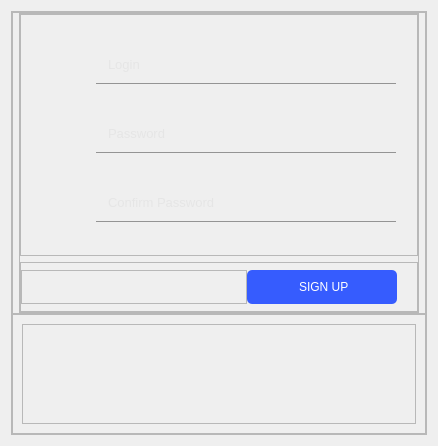
                  <widget class="QWidget" name="page_2">
                   <layout class="QGridLayout" name="gridLayout_16">
                    <item row="0" column="0">
                     <widget class="QFrame" name="frame_25">
                      <property name="frameShape">
                       <enum>QFrame::StyledPanel</enum>
                      </property>
                      <property name="frameShadow">
                       <enum>QFrame::Raised</enum>
                      </property>
                      <layout class="QGridLayout" name="gridLayout_23">
                       <property name="leftMargin">
                        <number>0</number>
                       </property>
                       <property name="topMargin">
                        <number>0</number>
                       </property>
                       <property name="rightMargin">
                        <number>0</number>
                       </property>
                       <property name="bottomMargin">
                        <number>0</number>
                       </property>
                       <property name="spacing">
                        <number>0</number>
                       </property>
                       <item row="0" column="0">
                        <widget class="QFrame" name="frame_26">
                         <property name="minimumSize">
                          <size>
                           <width>0</width>
                           <height>0</height>
                          </size>
                         </property>
                         <property name="maximumSize">
                          <size>
                           <width>16777215</width>
                           <height>250</height>
                          </size>
                         </property>
                         <property name="frameShape">
                          <enum>QFrame::StyledPanel</enum>
                         </property>
                         <property name="frameShadow">
                          <enum>QFrame::Raised</enum>
                         </property>
                        </widget>
                       </item>
                       <item row="1" column="0">
                        <widget class="QFrame" name="frame_30">
                         <property name="frameShape">
                          <enum>QFrame::StyledPanel</enum>
                         </property>
                         <property name="frameShadow">
                          <enum>QFrame::Raised</enum>
                         </property>
                         <layout class="QGridLayout" name="gridLayout_19">
                          <property name="leftMargin">
                           <number>0</number>
                          </property>
                          <property name="topMargin">
                           <number>0</number>
                          </property>
                          <property name="rightMargin">
                           <number>0</number>
                          </property>
                          <property name="bottomMargin">
                           <number>0</number>
                          </property>
                          <item row="0" column="1">
                           <widget class="QFrame" name="frame_31">
                            <property name="minimumSize">
                             <size>
                              <width>400</width>
                              <height>300</height>
                             </size>
                            </property>
                            <property name="maximumSize">
                             <size>
                              <width>400</width>
                              <height>300</height>
                             </size>
                            </property>
                            <property name="frameShape">
                             <enum>QFrame::StyledPanel</enum>
                            </property>
                            <property name="frameShadow">
                             <enum>QFrame::Raised</enum>
                            </property>
                            <layout class="QGridLayout" name="gridLayout_20">
                             <property name="leftMargin">
                              <number>0</number>
                             </property>
                             <property name="topMargin">
                              <number>0</number>
                             </property>
                             <property name="rightMargin">
                              <number>0</number>
                             </property>
                             <property name="bottomMargin">
                              <number>0</number>
                             </property>
                             <item row="0" column="0">
                              <widget class="QFrame" name="frame_32">
                               <property name="styleSheet">
                                <string notr="true">QLineEdit {
	background-color: transparent;
	border: 0;
	border-bottom: 1px solid #949494;
	padding: 10px;
	color: #dcdcdc;
}

QLineEdit:focus {
	border-bottom: 1px solid #dcdcdc;
}</string>
                               </property>
                               <property name="frameShape">
                                <enum>QFrame::StyledPanel</enum>
                               </property>
                               <property name="frameShadow">
                                <enum>QFrame::Raised</enum>
                               </property>
                               <layout class="QGridLayout" name="gridLayout_21">
                                <property name="leftMargin">
                                 <number>15</number>
                                </property>
                                <property name="topMargin">
                                 <number>0</number>
                                </property>
                                <property name="rightMargin">
                                 <number>15</number>
                                </property>
                                <property name="bottomMargin">
                                 <number>0</number>
                                </property>
                                <property name="spacing">
                                 <number>0</number>
                                </property>
                                <item row="2" column="2">
                                 <widget class="QLineEdit" name="lineEdit_6">
                                  <property name="minimumSize">
                                   <size>
                                    <width>300</width>
                                    <height>0</height>
                                   </size>
                                  </property>
                                  <property name="maximumSize">
                                   <size>
                                    <width>300</width>
                                    <height>16777215</height>
                                   </size>
                                  </property>
                                  <property name="font">
                                   <font>
                                    <family>Microsoft YaHei UI</family>
                                    <pointsize>10</pointsize>
                                   </font>
                                  </property>
                                  <property name="echoMode">
                                   <enum>QLineEdit::Password</enum>
                                  </property>
                                  <property name="placeholderText">
                                   <string>Confirm Password</string>
                                  </property>
                                 </widget>
                                </item>
                                <item row="1" column="0">
                                 <widget class="QLabel" name="label_4">
                                  <property name="minimumSize">
                                   <size>
                                    <width>50</width>
                                    <height>0</height>
                                   </size>
                                  </property>
                                  <property name="maximumSize">
                                   <size>
                                    <width>50</width>
                                    <height>16777215</height>
                                   </size>
                                  </property>
                                  <property name="text">
                                   <string/>
                                  </property>
                                  <property name="pixmap">
                                   <pixmap resource="images.qrc">:/icons/icons/padlock.png</pixmap>
                                  </property>
                                  <property name="alignment">
                                   <set>Qt::AlignCenter</set>
                                  </property>
                                 </widget>
                                </item>
                                <item row="1" column="2">
                                 <widget class="QLineEdit" name="lineEdit_5">
                                  <property name="minimumSize">
                                   <size>
                                    <width>300</width>
                                    <height>0</height>
                                   </size>
                                  </property>
                                  <property name="maximumSize">
                                   <size>
                                    <width>300</width>
                                    <height>16777215</height>
                                   </size>
                                  </property>
                                  <property name="font">
                                   <font>
                                    <family>Microsoft YaHei UI</family>
                                    <pointsize>10</pointsize>
                                   </font>
                                  </property>
                                  <property name="echoMode">
                                   <enum>QLineEdit::Password</enum>
                                  </property>
                                  <property name="placeholderText">
                                   <string>Password</string>
                                  </property>
                                 </widget>
                                </item>
                                <item row="0" column="0">
                                 <widget class="QLabel" name="label_5">
                                  <property name="minimumSize">
                                   <size>
                                    <width>50</width>
                                    <height>0</height>
                                   </size>
                                  </property>
                                  <property name="maximumSize">
                                   <size>
                                    <width>50</width>
                                    <height>16777215</height>
                                   </size>
                                  </property>
                                  <property name="text">
                                   <string/>
                                  </property>
                                  <property name="pixmap">
                                   <pixmap resource="images.qrc">:/icons/icons/user2.png</pixmap>
                                  </property>
                                  <property name="scaledContents">
                                   <bool>false</bool>
                                  </property>
                                  <property name="alignment">
                                   <set>Qt::AlignCenter</set>
                                  </property>
                                 </widget>
                                </item>
                                <item row="0" column="2">
                                 <widget class="QLineEdit" name="lineEdit_4">
                                  <property name="minimumSize">
                                   <size>
                                    <width>300</width>
                                    <height>0</height>
                                   </size>
                                  </property>
                                  <property name="maximumSize">
                                   <size>
                                    <width>300</width>
                                    <height>16777215</height>
                                   </size>
                                  </property>
                                  <property name="font">
                                   <font>
                                    <family>Microsoft YaHei UI</family>
                                    <pointsize>10</pointsize>
                                   </font>
                                  </property>
                                  <property name="placeholderText">
                                   <string>Login</string>
                                  </property>
                                 </widget>
                                </item>
                               </layout>
                              </widget>
                             </item>
                             <item row="1" column="0">
                              <widget class="QFrame" name="frame_33">
                               <property name="minimumSize">
                                <size>
                                 <width>0</width>
                                 <height>50</height>
                                </size>
                               </property>
                               <property name="maximumSize">
                                <size>
                                 <width>16777215</width>
                                 <height>50</height>
                                </size>
                               </property>
                               <property name="styleSheet">
                                <string notr="true">QPushButton {
	border: 0;
	background: #365CFE;
	padding: 10px 0;
	color: #ffffff;
	border-radius: 5px;
}

QPushButton:hover {
	background-color: #365CD8;
}</string>
                               </property>
                               <property name="frameShape">
                                <enum>QFrame::StyledPanel</enum>
                               </property>
                               <property name="frameShadow">
                                <enum>QFrame::Raised</enum>
                               </property>
                               <layout class="QGridLayout" name="gridLayout_22">
                                <property name="leftMargin">
                                 <number>0</number>
                                </property>
                                <property name="topMargin">
                                 <number>0</number>
                                </property>
                                <property name="rightMargin">
                                 <number>20</number>
                                </property>
                                <property name="bottomMargin">
                                 <number>0</number>
                                </property>
                                <property name="spacing">
                                 <number>0</number>
                                </property>
                                <item row="0" column="1">
                                 <widget class="QPushButton" name="loginBtn_2">
                                  <property name="minimumSize">
                                   <size>
                                    <width>150</width>
                                    <height>0</height>
                                   </size>
                                  </property>
                                  <property name="maximumSize">
                                   <size>
                                    <width>150</width>
                                    <height>16777215</height>
                                   </size>
                                  </property>
                                  <property name="font">
                                   <font>
                                    <family>Microsoft YaHei UI</family>
                                    <pointsize>9</pointsize>
                                    <weight>50</weight>
                                    <bold>false</bold>
                                   </font>
                                  </property>
                                  <property name="cursor">
                                   <cursorShape>PointingHandCursor</cursorShape>
                                  </property>
                                  <property name="styleSheet">
                                   <string notr="true"/>
                                  </property>
                                  <property name="text">
                                   <string> SIGN UP</string>
                                  </property>
                                  <property name="icon">
                                   <iconset resource="images.qrc">
                                    <normaloff>:/icons/icons/add-user2.png</normaloff>:/icons/icons/add-user2.png</iconset>
                                  </property>
                                  <property name="iconSize">
                                   <size>
                                    <width>20</width>
                                    <height>20</height>
                                   </size>
                                  </property>
                                 </widget>
                                </item>
                                <item row="0" column="0">
                                 <widget class="QFrame" name="frame_34">
                                  <property name="frameShape">
                                   <enum>QFrame::StyledPanel</enum>
                                  </property>
                                  <property name="frameShadow">
                                   <enum>QFrame::Raised</enum>
                                  </property>
                                 </widget>
                                </item>
                               </layout>
                               <zorder>frame_34</zorder>
                               <zorder>loginBtn_2</zorder>
                              </widget>
                             </item>
                            </layout>
                           </widget>
                          </item>
                          <item row="0" column="0">
                           <widget class="QFrame" name="frame_35">
                            <property name="frameShape">
                             <enum>QFrame::StyledPanel</enum>
                            </property>
                            <property name="frameShadow">
                             <enum>QFrame::Raised</enum>
                            </property>
                           </widget>
                          </item>
                          <item row="0" column="2">
                           <widget class="QFrame" name="frame_36">
                            <property name="frameShape">
                             <enum>QFrame::StyledPanel</enum>
                            </property>
                            <property name="frameShadow">
                             <enum>QFrame::Raised</enum>
                            </property>
                           </widget>
                          </item>
                         </layout>
                        </widget>
                       </item>
                       <item row="2" column="0">
                        <widget class="QFrame" name="frame_27">
                         <property name="frameShape">
                          <enum>QFrame::StyledPanel</enum>
                         </property>
                         <property name="frameShadow">
                          <enum>QFrame::Raised</enum>
                         </property>
                         <layout class="QGridLayout" name="gridLayout_17">
                          <item row="0" column="0">
                           <widget class="QFrame" name="frame_28">
                            <property name="minimumSize">
                             <size>
                              <width>0</width>
                              <height>100</height>
                             </size>
                            </property>
                            <property name="maximumSize">
                             <size>
                              <width>16777215</width>
                              <height>100</height>
                             </size>
                            </property>
                            <property name="frameShape">
                             <enum>QFrame::StyledPanel</enum>
                            </property>
                            <property name="frameShadow">
                             <enum>QFrame::Raised</enum>
                            </property>
                            <layout class="QGridLayout" name="gridLayout_18"/>
                           </widget>
                          </item>
                         </layout>
                        </widget>
                       </item>
                      </layout>
                     </widget>
                    </item>
                   </layout>
                  </widget>
